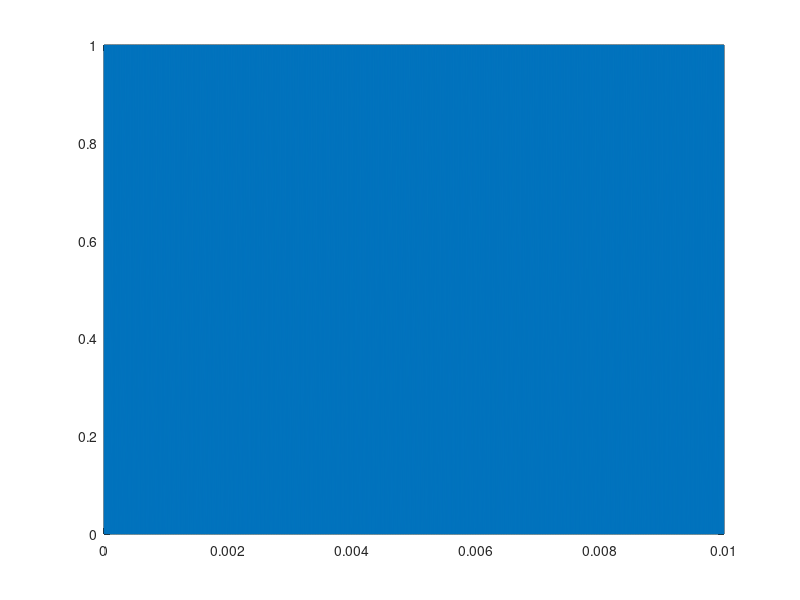

Reproduce this figure in MATLAB. (Note: this script raises an error after producing the figure.)
freq=100000;
off=0;
ampl=1;
trab=40;
t_pwm = linspace(0,0.01,10000); %Espaciado que da mejores resultados

PWM = (ampl/2)+(ampl/2)*square(2*pi*freq.*t_pwm+off,trab); %Onda cuadrada que va de 0 a 1
plot(t_pwm,PWM)

%u=@(t)interp1(x,u,t); 
%PROBLEMA: u(t) dentro de la funcion no se actualiza a cada momento en el tiempo
%PROBLEMA 2: Cundo interpolo ut, me da una grafica drasticamente diferente
%SOLUCIÓN: El resultado raro de la interpolacion era culpa de la calidad
%del PWM de entrada

[t,y] = ode45(@(t,y) E1_Practica6(t,y,t_pwm,PWM),[0 0.01],[0 0]); %Formato generico para funciones de multiples parametros

figure(1)
plot(t,y(:,1));
hold on
plot(t,y(:,2));
hold off
grid on
title("Relacion de corriente y voltaje")
xlabel("Tiempo")
ylabel("Volts/Amps")
legend('Corriente de inductor','Voltaje de capacitor')




